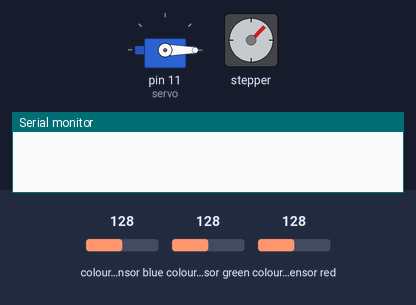
Recording of a sketch running on a simulated Arduino Uno, built with avr-gcc and run on an emulated ATmega328P. Parts: servo, stepper motor, the last lines printed to the serial monitor. Wiring (inferred from the names in the program): TCS3200 colour sensor: output pin 6; S2 pin 4; S3 pin 5; S0 pin 2; S1 pin 3. The inputs (shaded band) are chosen by the test bench; at power-on: colour sensor red 128, colour sensor blue 128, colour sensor green 128. Stepper angles assume 8 steps per turn.

Above: at 1.2 s.
1.3 s: colour sensor red set to 134
At 3.8 s:
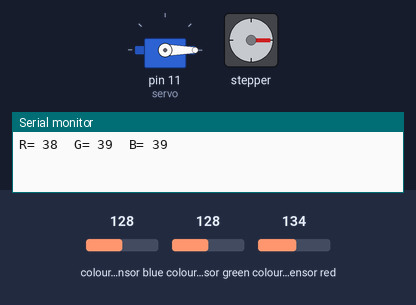
4.3 s: colour sensor red set to 141
At 6.9 s:
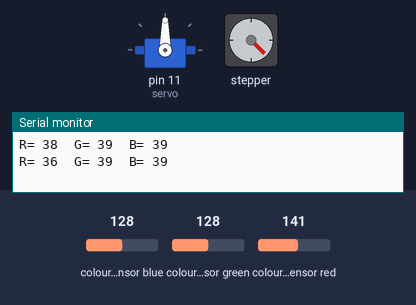
At 9.9 s:
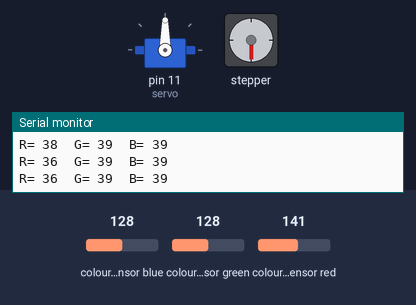
Timing chart, 0 to 51.9 s (numbered marks = the images above; inputs shaded):
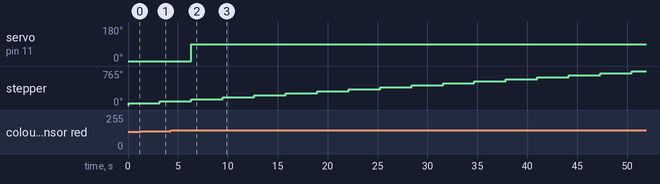

Measured:
- the behaviour switches between 136 and 137 on colour sensor red (found by bisection; images 1 and 2)
- after the input at 4.3 s, servo on pin 11 (servo): 0° → 90° after 2.1 s

The sketch:

Color_Separator.ino
```cpp
#include <Servo.h>
#include <Stepper.h>
#include <BlynkSimpleEthernet.h>

#define S0 2
#define S1 3
#define S2 4
#define S3 5
#define sensorOut 6

Servo servo;

int frequency = 0;
int color=0;
const int stepsPerRevolution = 8;

Stepper myStepper(stepsPerRevolution, 7, 8, 9, 10);
BlynkTimer timer;

void setup()
{
  pinMode(S0, OUTPUT);
  pinMode(S1, OUTPUT);
  pinMode(S2, OUTPUT);
  pinMode(S3, OUTPUT);
  pinMode(sensorOut, INPUT);
  // Setting frequency-scaling to 20%

  digitalWrite(S0, HIGH);
  digitalWrite(S1, LOW);

  servo.attach(11);
  servo.write(0);
  delay(50);

  Serial.begin(9600);

  timer.setInterval(3000L, readColor);
}

void loop() {
  myStepper.step(1);
  delay(3000);
  timer.run();
}


// Custom Function - readColor()
void readColor() {
  // Setting red filtered photodiodes to be read
  digitalWrite(S2, LOW);
  digitalWrite(S3, LOW);

  // Reading the output frequency
  frequency = pulseIn(sensorOut, LOW);
  int R = frequency;

  // Printing the value on the serial monitor
  Serial.print("R= ");//printing name
  Serial.print(frequency);//printing RED color frequency
  Serial.print("  ");
  delay(50);

  // Setting Green filtered photodiodes to be read
  digitalWrite(S2, HIGH);
  digitalWrite(S3, HIGH);

  // Reading the output frequency
  frequency = pulseIn(sensorOut, LOW);
  int G = frequency;

  // Printing the value on the serial monitor
  Serial.print("G= ");//printing name
  Serial.print(frequency);//printing RED color frequency
  Serial.print("  ");
  delay(50);

  // Setting Blue filtered photodiodes to be read
  digitalWrite(S2, LOW);
  digitalWrite(S3, HIGH);

  // Reading the output frequency
  frequency = pulseIn(sensorOut, LOW);
  int B = frequency;

  // Printing the value on the serial monitor
  Serial.print("B= ");//printing name
  Serial.print(frequency);//printing RED color frequency
  Serial.println("  ");
  delay(50);


  if(R<45 & R>32 & G<65 & G>55)
  {
     servo.write(30); // Red
  }
  if(R<53 & R>40 & G<53 & G>40)
  {
    servo.write(60); // Green
  }
  if(R<38 & R>24 & G<44 & G>30)
  {
    servo.write(90); // Yellow
  }
  if(G<58 & G>45 & B<40 & B>26)
  {
    servo.write(120); // Blue
  }

}
```
